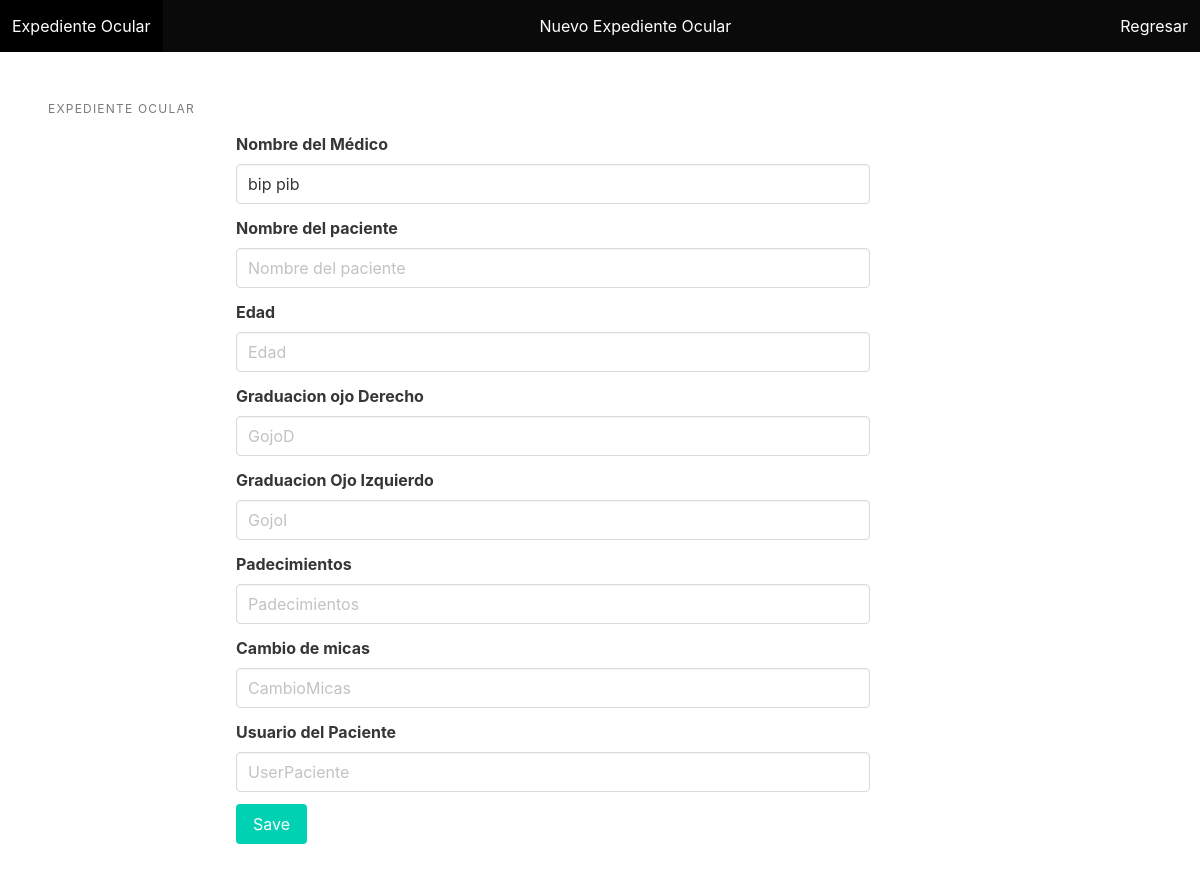
Page /expedienteo/ (signed in) on the earlier database version.
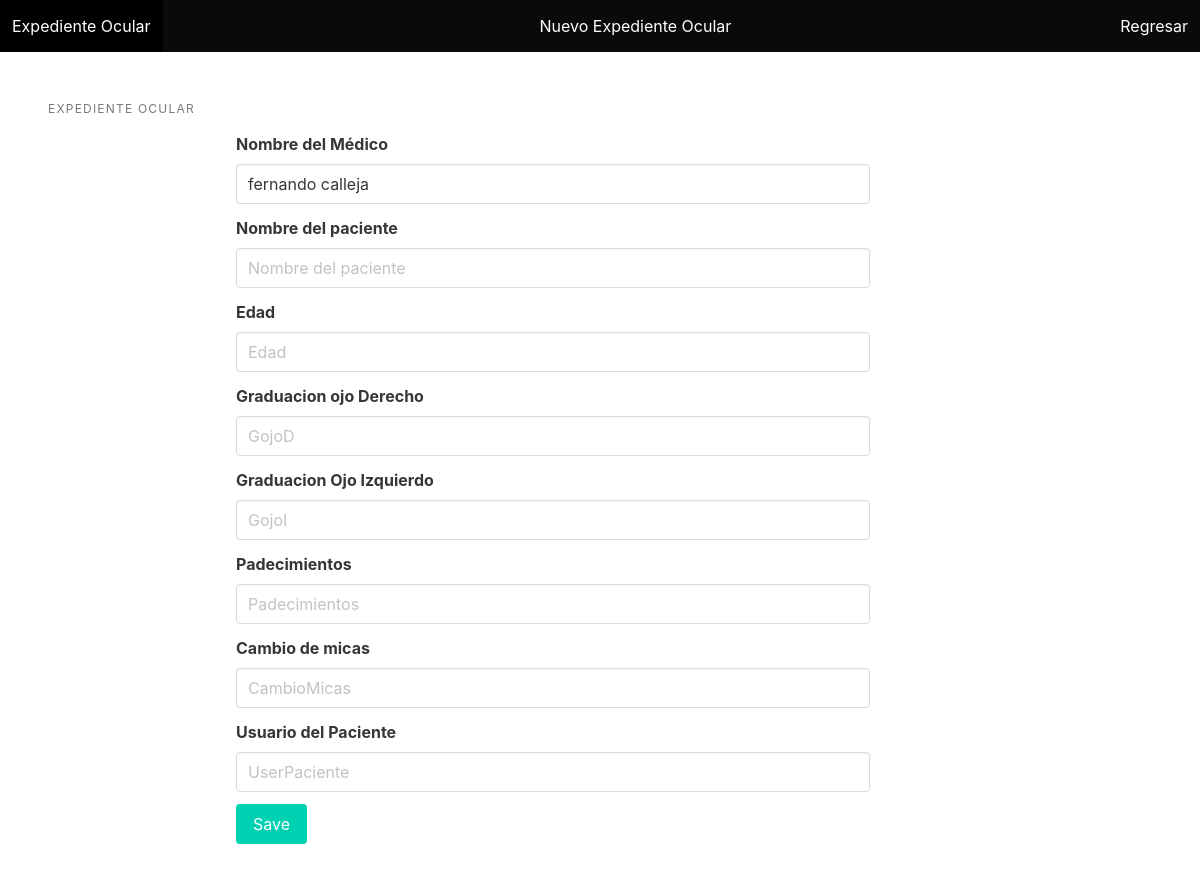
Same page on the later database version.
### account/models.py (models this page shows, shortened)
class User (AbstractUser):
    is_admin = models.BooleanField(default=False)
    is_patient = models.BooleanField(default=False)
    is_doctor = models.BooleanField(default=False)

class Profile(models.Model):
    user = models.OneToOneField(User, null=True, blank=True, on_delete=models.CASCADE)
    nombre = models.CharField(max_length=255, verbose_name='Nombre(s)')
    apellidos = models.CharField(max_length=255, verbose_name='Apellidos')
    telefonoc = models.CharField(max_length=255, verbose_name='Teléfono celular')
    telconsultorio = models.CharField(max_length=255, verbose_name='Telefono consultorio')
    lugart = models.CharField(max_length=255, verbose_name='Lugar de trabajo')
    direcciont = models.CharField(max_length=255, verbose_name='Direccion de trabajo')
    especialidad = models.CharField(max_length=255, verbose_name='Especilidad general')
    otras = models.CharField(max_length=255, verbose_name='Otras Especilidades')
    profile_title = models.ImageField(default="titulo.png", null=True, blank=True)
    profile_pic = models.ImageField(default="perfil.png", null=True, blank=True)

### account/views.py (the view, shortened to what this page needs)
# urls.py: path('expedienteo/', views.editoro, name="expedienteo"),
def editoro(request):
    expoid = 0
    try:
        expoid = int(request.GET.get('expoid'))
    except:
        pass
    expedienteo = ExpedienteO.objects.filter(idEo = expoid)
    idDo = User.objects.get(id = request.user.id)
    expedienteso = ExpedienteO.objects.filter(idDo_id = idDo)
    if expoid > 0:
        expedienteo = ExpedienteO.objects.get(pk=expoid)
    else:
        expedienteo = ''
    context = {
        'expoid': expoid,
        'expedienteso' : expedienteso,
        'expedienteo' : expedienteo,
    }
    return render(request, 'account/expedienteo.html', context)

### MedicDataProject/account/templates/account/expedienteo.html (shortened to what the changed rows need)
{% load static %}
<!DOCTYPE html>
<html>
    <head>
       <link rel="stylesheet" href="https://cdn.jsdelivr.net/npm/bulma@0.9.0/css/bulma.min.css">
    </head>
    <body>
        <section class="section">
            <div class="columns">
                <div class="column is-7">
                    <form method="post" action="{% url 'expedienteo' %}">
                        <div class="field">
                            <br>
                            <div class="control">
                                <input type="text" class="input" name="nombre" value="{{request.user.profile.nombre}} {{request.user.profile.apellidos}} ">
                            </div>
                        </div>
                    </form>
                </div>
            </div>
        </section>
    </body>
</html>

Differences in the rows shown:
changed User: nombre "bip pib" → "fernando calleja"
